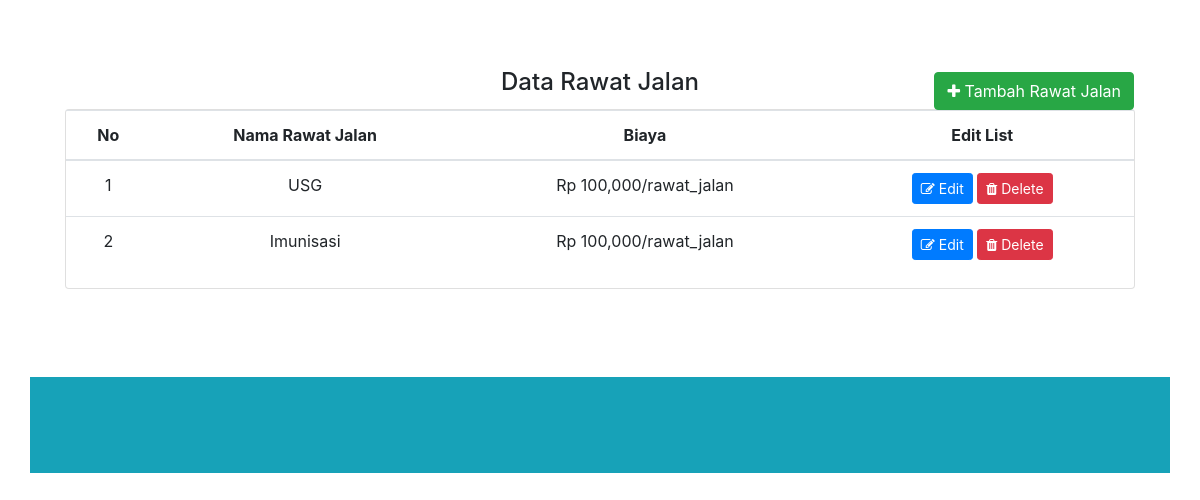
Screenshot of /index.php/admin/jalan with the database file from the repository.
### tables this page shows
CREATE TABLE `data_rawat_jalan` (
  `id_rawat_jalan` int(11) NOT NULL,
  `nama` varchar(250) NOT NULL,
  `biaya` int(250) NOT NULL
);

### application/controllers/admin/Jalan.php (called while the page is built, shortened)
<?php
class Jalan extends CI_Controller {
    public function index(){
        $data['data_obat']=$this->db->query('select * from data_obat where stok between 1 and 10');
        $data['data_obat']=$data['data_obat']->num_rows();
        $data['rawat_jalan'] = $this->m_crud->tampil_data('data_rawat_jalan')->result();
		$this->load->view('admin/jalan/v_data_rawat_jalan',$data);
      }
}

### index.php (called while the page is built, shortened)
<?php
require_once BASEPATH.'core/CodeIgniter.php';

### application/models/M_crud.php (called while the page is built, shortened)
<?php
class M_crud extends CI_Model {
 	function tampil_data($table){
		return $this->db->get($table);
	}
}
    ?>

### application/views/admin/jalan/v_data_rawat_jalan.php (the view, shortened to what this page needs)
<body>
<main>
<div class="container my-5">
       <div class="card-body text-center">
       <h4 class="card-title">Data Rawat Jalan</h4>
    <div><?php echo $this->session->flashdata('msg'); ?>
    <div class="card">
        <button id="add__new__list" type="button" class="btn btn-success position-absolute" data-toggle="modal" data-target=".bd-example-modal-lg"><i class="fa fa-plus"></i> Tambah Rawat Jalan</button>
        <table class="table table-hover">
            <thead>
              <tr>
                <th scope="col">No</th>
                <th scope="col">Nama Rawat Jalan</th>
                <th scope="col">Biaya</th>
                <th scope="col">Edit List</th>
              </tr>
            </thead>
            <tbody>
            <?php if (empty($rawat_jalan)) { ?>
                <tr>
                      <td colspan="8">Data Belum Ada</td>
                </tr>
            <?php
                } else {
                    $no = 0;
                    foreach ($rawat_jalan as $rowrawat_jalan) {
                            $no++;
            ?>
                <tr>
                   <td><?php echo $no ?></td>
                    <td><?php echo $rowrawat_jalan->nama ?></td>
                    <td><?php echo "Rp ".number_format($rowrawat_jalan->biaya)."/rawat_jalan" ?></td>
                    <td>
                    <a class="btn btn-sm btn-primary" href="<?php echo base_url() ?>index.php/admin/jalan/edit/<?php echo $rowrawat_jalan->id_rawat_jalan ?>"><i class="fa fa-edit"></i> Edit</a>
                    <a class="btn btn-sm btn-danger" href="<?php echo base_url() ?>index.php/admin/jalan/hapus/<?php echo $rowrawat_jalan->id_rawat_jalan ?>"><i class="fa fa-trash"></i> Delete</a>
                    </td>
                              </tr>
                <?php }} ?>
            </tbody>
          </table>
    </div>
</main>

### application/views/admin/sniphets/header.php (style rules this page uses)
body { background-image:url(); background-size: 100%; }
#add__new__list { top: -38px; right: 0px; }

### rows the page displays
data_rawat_jalan: nama "USG", biaya "100,000"
data_rawat_jalan: nama "Imunisasi", biaya "100,000"
